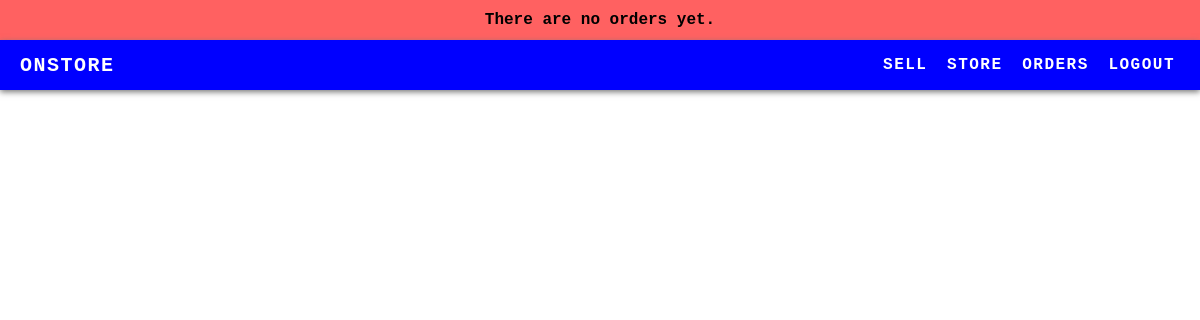
The page /order/ (signed in) on the database as committed earlier.
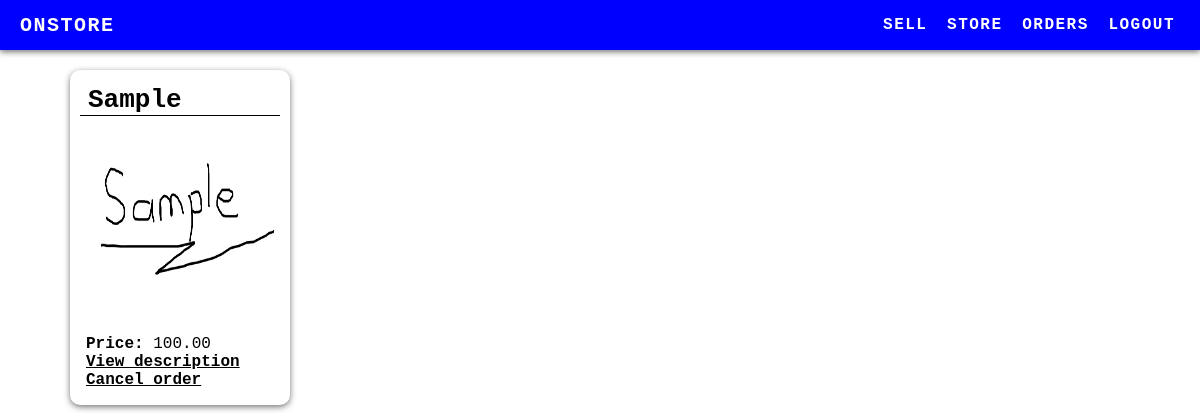
The same page on the database as committed later.
### product/models.py (models this page shows, shortened)
class Order(models.Model):
    product = models.ForeignKey(Product, on_delete=models.CASCADE)
    user    = models.ForeignKey(User, on_delete=models.CASCADE)

class Product(models.Model):
    name    = models.CharField(max_length=50)
    details = models.TextField()
    price   = models.DecimalField(max_digits=1000, decimal_places=2)
    date    = models.DateTimeField(auto_now_add=True)
    stock   = models.IntegerField(default=1)
    image   = models.ImageField(upload_to='img/')
    seller  = models.ForeignKey(User, on_delete=models.CASCADE)

### product/views.py (the view)
# urls.py: path('order/', order_view, name='order'),
@login_required
def order_view(request):
    orders = Order.objects.filter(user=request.user)
    if not orders:
        messages.warning(request, 'There are no orders yet.')
    return render(request, "order_view.html", {
        "title":"Order",
        "orders":orders,
    })

### product/templates/order_view.html
{% extends 'base.html' %} {% block content %}
<div class="card-container">
  {% for order in orders %}
  <div class="card">
    <div class="card-header">{{ order.product.name }}</div>
    <div class="details">
      <img
        src="{{ order.product.image.name }}"
        alt="Not available"
        height="188px"
        style="margin: 10px 0"
        width="188px"
      />
      <p><strong>Price:</strong> {{ order.product.price }}</p>
      <a href="{% url 'product' id=order.product.id %}">View description</a>
      <a
        href="{% url 'cancel-order' product_id=order.product.id order_id=order.id %}"
        >Cancel order</a
      >
    </div>
  </div>
  {% endfor %}
</div>
{% endblock %}

Rows that differ between the two databases and show on the page:
added Order: product.name "Sample", product.image.name (picture), product.price "100.00"
Other text that changed with them:
list line gone: "There are no orders yet."
